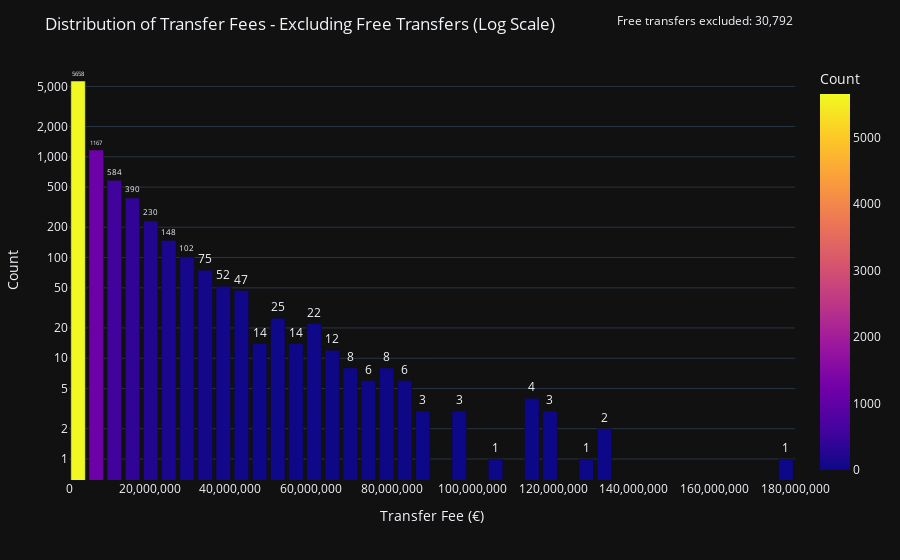

Source (notebook cell):
### Markdown cell above
### 3.3.1. Removing Free Transfers

### Code cell
# Filter: only valid transfer_fee and > 0 (exclude free)
series_all = pd.to_numeric(df_tm_transfers_cleaned['transfer_fee'], errors='coerce').dropna()
series = series_all[series_all > 0]

if series.empty:
    raise ValueError("There are no valid values in 'transfer_fee' > 0 (excluding free).")

n_free = (series_all == 0).sum()

# Statistics (excluding free)
mean_val = series.mean()
median_val = series.median()

# 3) Bineado manual para colorear por intensidad
nbins = 40
counts, bin_edges = np.histogram(series, bins=nbins)
bin_left = bin_edges[:-1]
bin_right = bin_edges[1:]
bin_center = (bin_left + bin_right) / 2

df_bins = pd.DataFrame({
    'bin_left': bin_left,
    'bin_right': bin_right,
    'bin_center': bin_center,
    'count': counts
})

# Interactive plot
fig = px.bar(
    df_bins,
    x='bin_center',
    y='count',
    color='count',
    text='count',
    title='Distribution of Transfer Fees - Excluding Free Transfers (Log Scale)',
    labels={'bin_center': 'Transfer Fee (€)', 'count': 'Count'},
    hover_data={'bin_left': ':.0f', 'bin_right': ':.0f', 'bin_center': ':.0f', 'count': ':.0f'}
)

fig.update_traces(textposition='outside', cliponaxis=False)

# Style
fig.update_layout(
    template='plotly_dark',
    xaxis_title='Transfer Fee (€)',
    yaxis_title='Count',
    hovermode='x unified',
    margin=dict(l=40, r=20, t=60, b=80),
    legend=dict(orientation='v', yanchor='top', y=1, xanchor='left', x=0)
)

fig.update_xaxes(tickformat=',.0f')
fig.update_yaxes(tickformat=',.0f')
fig.update_yaxes(type='log')

# Add note with number of free excluded
if n_free > 0:
    fig.add_annotation(
        x=1, y=1.12, xref='paper', yref='paper',
        text=f"Free transfers excluded: {n_free:,}",
        showarrow=False, align='right'
    )

fig.show()

### Figure 1 — Plotly figure (JSON) as saved in the notebook; plotly's stock layout.template omitted (floating-point values rounded to 4 significant figures)
{"data": [{"cliponaxis": false, "customdata": [[500.0, 4500000.0], [4500000.0, 9000000.0], [9000000.0, 13500000.0], [13500000.0, 18000000.0], [18000000.0, 22500000.0], [22500000.0, 27000000.0], [27000000.0, 31500000.0], [31500000.0, 36000000.0], [36000000.0, 40500000.0], [40500000.0, 45000000.0], [45000000.0, 49500000.0], [49500000.0, 54000000.0], [54000000.0, 58500000.0], [58500000.0, 63000000.0], [63000000.0, 67500000.0], [67500000.0, 72000000.0], [72000000.0, 76500000.0], [76500000.0, 81000000.0], [81000000.0, 85500000.0], [85500000.0, 90000000.0], [90000000.0, 94500000.0], [94500000.0, 99000000.0], [99000000.0, 103500000.0], [103500000.0, 108000000.0], [108000000.0, 112500000.0], [112500000.0, 117000000.0], [117000000.0, 121500000.0], [121500000.0, 126000000.0], [126000000.0, 130500000.0], [130500000.0, 135000000.0], [135000000.0, 139500000.0], [139500000.0, 144000000.0], [144000000.0, 148500000.0], [148500000.0, 153000000.0], [153000000.0, 157500000.0], [157500000.0, 162000000.0], [162000000.0, 166500000.0], [166500000.0, 171000000.0], [171000000.0, 175500000.0], [175500000.0, 180000000.0]], "hovertemplate": "Transfer Fee (€)=%{x:.0f}<br>Count=%{marker.color:.0f}<br>bin_left=%{customdata[0]:.0f}<br>bin_right=%{customdata[1]:.0f}<extra></extra>", "legendgroup": "", "marker": {"color": [5658, 1167, 584, 390, 230, 148, 102, 75, 52, 47, 14, 25, 14, 22, 12, 8, 6, 8, 6, 3, 0, 3, 0, 1, 0, 4, 3, 0, 1, 2, 0, 0, 0, 0, 0, 0, 0, 0, 0, 1], "coloraxis": "coloraxis", "pattern": {"shape": ""}}, "name": "", "orientation": "v", "showlegend": false, "text": [5658.0, 1167.0, 584.0, 390.0, 230.0, 148.0, 102.0, 75.0, 52.0, 47.0, 14.0, 25.0, 14.0, 22.0, 12.0, 8.0, 6.0, 8.0, 6.0, 3.0, 0.0, 3.0, 0.0, 1.0, 0.0, 4.0, 3.0, 0.0, 1.0, 2.0, 0.0, 0.0, 0.0, 0.0, 0.0, 0.0, 0.0, 0.0, 0.0, 1.0], "textposition": "outside", "type": "bar", "x": [2250000.0, 6750000.0, 11250000.0, 15750000.0, 20250000.0, 24750000.0, 29250000.0, 33750000.0, 38250000.0, 42750000.0, 47250000.0, 51750000.0, 56250000.0, 60750000.0, 65250000.0, 69750000.0, 74250000.0, 78750000.0, 83250000.0, 87750000.0, 92250000.0, 96750000.0, 101300000.0, 105800000.0, 110300000.0, 114800000.0, 119300000.0, 123800000.0, 128300000.0, 132800000.0, 137300000.0, 141800000.0, 146300000.0, 150800000.0, 155300000.0, 159800000.0, 164300000.0, 168800000.0, 173300000.0, 177800000.0], "xaxis": "x", "y": [5658, 1167, 584, 390, 230, 148, 102, 75, 52, 47, 14, 25, 14, 22, 12, 8, 6, 8, 6, 3, 0, 3, 0, 1, 0, 4, 3, 0, 1, 2, 0, 0, 0, 0, 0, 0, 0, 0, 0, 1], "yaxis": "y"}], "layout": {"annotations": [{"align": "right", "showarrow": false, "text": "Free transfers excluded: 30,792", "x": 1, "xref": "paper", "y": 1.12, "yref": "paper"}], "barmode": "relative", "coloraxis": {"colorbar": {"title": {"text": "Count"}}, "colorscale": [[0, "#0d0887"], [0.1111, "#46039f"], [0.2222, "#7201a8"], [0.3333, "#9c179e"], [0.4444, "#bd3786"], [0.5556, "#d8576b"], [0.6667, "#ed7953"], [0.7778, "#fb9f3a"], [0.8889, "#fdca26"], [1, "#f0f921"]]}, "hovermode": "x unified", "legend": {"orientation": "v", "tracegroupgap": 0, "x": 0, "xanchor": "left", "y": 1, "yanchor": "top"}, "margin": {"b": 80, "l": 40, "r": 20, "t": 60}, "title": {"text": "Distribution of Transfer Fees - Excluding Free Transfers (Log Scale)"}, "xaxis": {"anchor": "y", "domain": [0, 1], "tickformat": ",.0f", "title": {"text": "Transfer Fee (€)"}}, "yaxis": {"anchor": "x", "domain": [0, 1], "tickformat": ",.0f", "title": {"text": "Count"}, "type": "log"}}}
